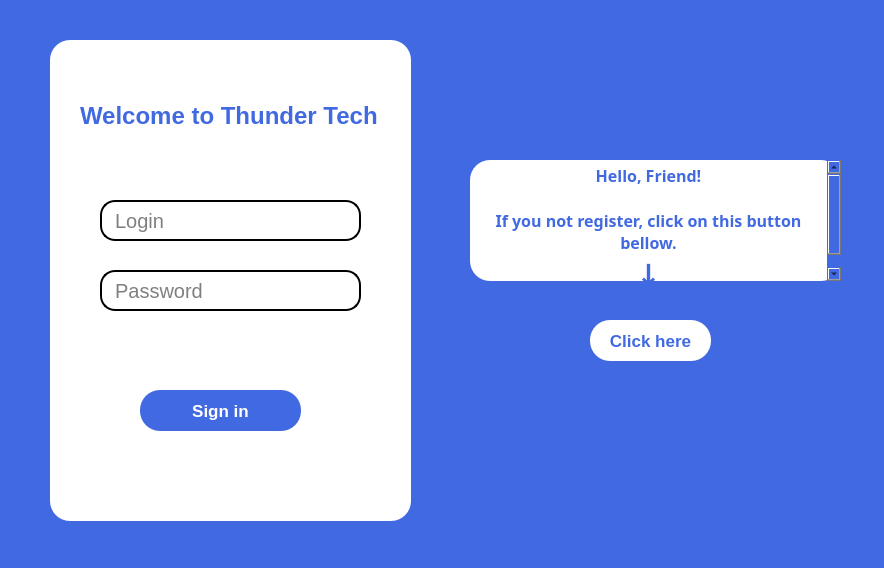
<?xml version="1.0" encoding="UTF-8"?>
<ui version="4.0">
 <class>MainWindow</class>
 <widget class="QMainWindow" name="MainWindow">
  <property name="geometry">
   <rect>
    <x>0</x>
    <y>0</y>
    <width>884</width>
    <height>568</height>
   </rect>
  </property>
  <property name="font">
   <font>
    <pointsize>13</pointsize>
    <weight>75</weight>
    <bold>true</bold>
   </font>
  </property>
  <property name="windowTitle">
   <string>MainWindow</string>
  </property>
  <property name="styleSheet">
   <string notr="true">background-color: rgb(65, 105, 225);</string>
  </property>
  <widget class="QWidget" name="centralwidget">
   <widget class="QFrame" name="frame">
    <property name="geometry">
     <rect>
      <x>50</x>
      <y>40</y>
      <width>361</width>
      <height>481</height>
     </rect>
    </property>
    <property name="styleSheet">
     <string notr="true">background-color: rgb(255, 255, 255);
border-radius: 20px;</string>
    </property>
    <property name="frameShape">
     <enum>QFrame::StyledPanel</enum>
    </property>
    <property name="frameShadow">
     <enum>QFrame::Raised</enum>
    </property>
    <widget class="QLineEdit" name="lineEdit">
     <property name="geometry">
      <rect>
       <x>50</x>
       <y>160</y>
       <width>261</width>
       <height>41</height>
      </rect>
     </property>
     <property name="font">
      <font>
       <family>Arial</family>
       <pointsize>15</pointsize>
      </font>
     </property>
     <property name="styleSheet">
      <string notr="true">background-color: rgb(255, 255, 255);
border-radius: 15px;
border-style:outset;
border-width: 2px;</string>
     </property>
     <property name="placeholderText">
      <string>  Login</string>
     </property>
    </widget>
    <widget class="QLineEdit" name="lineEdit_2">
     <property name="geometry">
      <rect>
       <x>50</x>
       <y>230</y>
       <width>261</width>
       <height>41</height>
      </rect>
     </property>
     <property name="font">
      <font>
       <family>Arial</family>
       <pointsize>15</pointsize>
      </font>
     </property>
     <property name="styleSheet">
      <string notr="true">background-color: rgb(255, 255, 255);
border-radius: 15px;
border-style: outset;
border-width: 2px;</string>
     </property>
     <property name="text">
      <string/>
     </property>
     <property name="placeholderText">
      <string>  Password</string>
     </property>
    </widget>
    <widget class="QPushButton" name="pushButton">
     <property name="geometry">
      <rect>
       <x>90</x>
       <y>350</y>
       <width>161</width>
       <height>41</height>
      </rect>
     </property>
     <property name="font">
      <font>
       <family>Arial</family>
       <pointsize>13</pointsize>
       <weight>75</weight>
       <italic>false</italic>
       <bold>true</bold>
       <underline>false</underline>
      </font>
     </property>
     <property name="styleSheet">
      <string notr="true">border-radius: 20px;
background-color: rgb(65, 105, 225);
border-style: outset;
border-width 2px;
color: rgb(255, 255, 255);</string>
     </property>
     <property name="text">
      <string>Sign in</string>
     </property>
    </widget>
    <widget class="QLabel" name="label_4">
     <property name="geometry">
      <rect>
       <x>70</x>
       <y>310</y>
       <width>241</width>
       <height>21</height>
      </rect>
     </property>
     <property name="font">
      <font>
       <family>Arial</family>
       <pointsize>13</pointsize>
       <weight>75</weight>
       <bold>true</bold>
      </font>
     </property>
     <property name="styleSheet">
      <string notr="true">color: rgb(65, 105, 225);</string>
     </property>
     <property name="text">
      <string/>
     </property>
    </widget>
    <widget class="QLabel" name="label_2">
     <property name="geometry">
      <rect>
       <x>30</x>
       <y>60</y>
       <width>311</width>
       <height>31</height>
      </rect>
     </property>
     <property name="font">
      <font>
       <family>Arial</family>
       <pointsize>18</pointsize>
       <weight>75</weight>
       <italic>false</italic>
       <bold>true</bold>
       <underline>false</underline>
      </font>
     </property>
     <property name="styleSheet">
      <string notr="true">color: rgb(65, 105, 225);</string>
     </property>
     <property name="text">
      <string>Welcome to Thunder Tech</string>
     </property>
    </widget>
   </widget>
   <widget class="QTextBrowser" name="textBrowser">
    <property name="geometry">
     <rect>
      <x>470</x>
      <y>160</y>
      <width>371</width>
      <height>121</height>
     </rect>
    </property>
    <property name="font">
     <font>
      <family>MingLiU-ExtB</family>
      <pointsize>8</pointsize>
      <weight>50</weight>
      <italic>false</italic>
      <bold>false</bold>
     </font>
    </property>
    <property name="styleSheet">
     <string notr="true">background-color: rgb(255, 255, 255);
font: 8pt &quot;MingLiU-ExtB&quot;;
color: rgb(65, 105, 225);
border-radius: 20px;</string>
    </property>
    <property name="html">
     <string>&lt;!DOCTYPE HTML PUBLIC &quot;-//W3C//DTD HTML 4.0//EN&quot; &quot;http://www.w3.org/TR/REC-html40/strict.dtd&quot;&gt;
&lt;html&gt;&lt;head&gt;&lt;meta name=&quot;qrichtext&quot; content=&quot;1&quot; /&gt;&lt;style type=&quot;text/css&quot;&gt;
p, li { white-space: pre-wrap; }
&lt;/style&gt;&lt;/head&gt;&lt;body style=&quot; font-family:'MingLiU-ExtB'; font-size:8pt; font-weight:400; font-style:normal;&quot;&gt;
&lt;p align=&quot;center&quot; style=&quot; margin-top:0px; margin-bottom:0px; margin-left:0px; margin-right:0px; -qt-block-indent:0; text-indent:0px;&quot;&gt;&lt;span style=&quot; font-family:'Arial'; font-size:12pt; font-weight:600;&quot;&gt;Hello, Friend!&lt;/span&gt;&lt;/p&gt;
&lt;p align=&quot;center&quot; style=&quot; margin-top:0px; margin-bottom:0px; margin-left:0px; margin-right:0px; -qt-block-indent:0; text-indent:0px;&quot;&gt;&lt;span style=&quot; font-family:'Arial'; font-size:12pt; font-weight:600;&quot;&gt;&lt;br /&gt;If you not register, click on this button bellow.&lt;/span&gt;&lt;/p&gt;
&lt;p align=&quot;center&quot; style=&quot; margin-top:0px; margin-bottom:0px; margin-left:0px; margin-right:0px; -qt-block-indent:0; text-indent:0px;&quot;&gt;&lt;span style=&quot; font-family:'Arial'; font-size:22pt; font-weight:600;&quot;&gt;↓&lt;/span&gt;&lt;/p&gt;&lt;/body&gt;&lt;/html&gt;</string>
    </property>
   </widget>
   <widget class="QPushButton" name="pushButton_2">
    <property name="geometry">
     <rect>
      <x>590</x>
      <y>320</y>
      <width>121</width>
      <height>41</height>
     </rect>
    </property>
    <property name="font">
     <font>
      <family>Arial</family>
      <pointsize>13</pointsize>
      <weight>75</weight>
      <bold>true</bold>
     </font>
    </property>
    <property name="styleSheet">
     <string notr="true">background-color: rgb(255, 255, 255);
color: rgb(65, 105, 225);
border-radius: 20px;</string>
    </property>
    <property name="text">
     <string>Click here</string>
    </property>
   </widget>
  </widget>
  <widget class="QMenuBar" name="menubar">
   <property name="geometry">
    <rect>
     <x>0</x>
     <y>0</y>
     <width>884</width>
     <height>21</height>
    </rect>
   </property>
  </widget>
  <widget class="QStatusBar" name="statusbar"/>
 </widget>
 <resources/>
 <connections/>
</ui>
